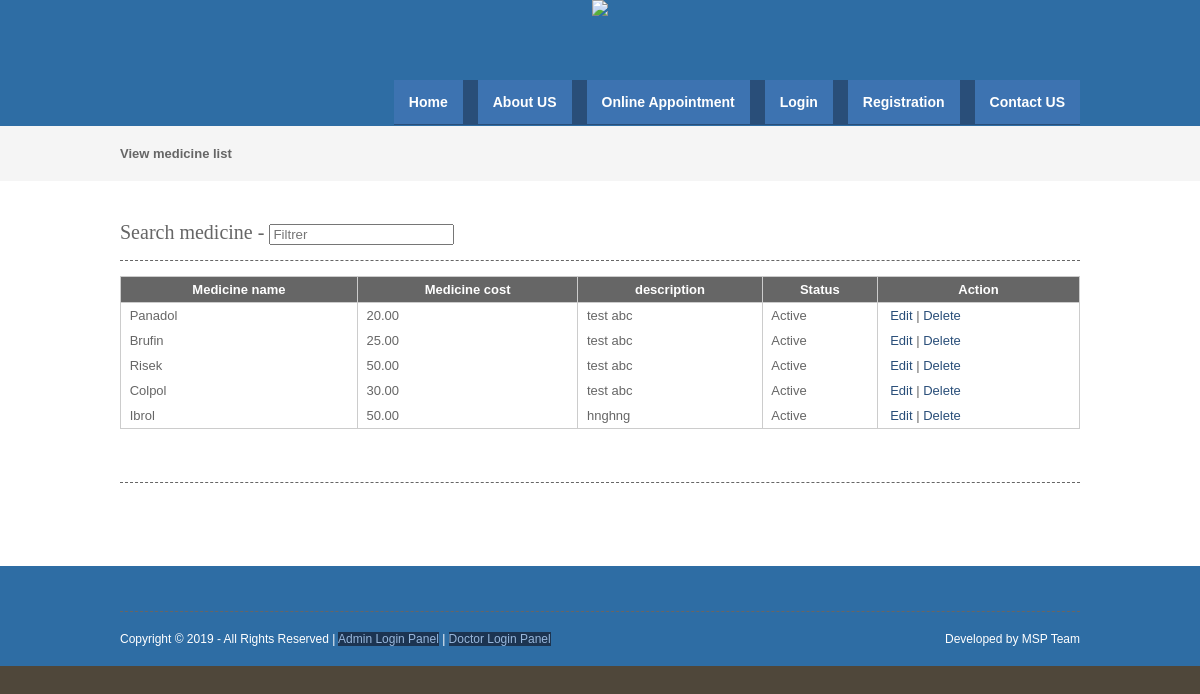
The page /viewmedicine.php on the database its author committed.
### tables this page shows
CREATE TABLE `medicine` (
  `medicineid` int(10) NOT NULL,
  `medicinename` varchar(25) NOT NULL,
  `medicinecost` float(10,2) NOT NULL,
  `description` text NOT NULL,
  `status` varchar(10) NOT NULL
);

### viewmedicine.php (the view, shortened to what this page needs)
<?php
include("header.php");
include("dbconnection.php");
?>
<div class="wrapper col2">
  <div id="breadcrumb">
    <ul>
      <li class="first">View  medicine list</li></ul>
  </div>
</div>
<div class="wrapper col4">
  <div id="container">
<section class="container">
<h2>Search medicine - <input type="search" class="light-table-filter" data-table="order-table" placeholder="Filtrer" /></h2>
	<table class="order-table">
      <thead>
        <tr>
          <th>Medicine name</th>
          <th>Medicine cost</th>
          <th>description</th>
          <th>Status</th>
          <th>Action</th>
        </tr>
        </thead>
        <tbody>
          <?php
		$sql ="SELECT * FROM medicine";
		$qsql = mysqli_query($con,$sql);
		while($rs = mysqli_fetch_array($qsql))
		{
        echo "<tr>
          <td>&nbsp;$rs[medicinename]</td>
          <td>&nbsp;$rs[medicinecost]</td>
          <td>&nbsp;$rs[description]</td>
			 <td>&nbsp;$rs[status]</td>
			 <td>&nbsp;
			  <a href='medicine.php?editid=$rs[medicineid]'>Edit</a> | <a href='viewmedicine.php?delid=$rs[medicineid]'>Delete</a> </td>
        </tr>";
		}
		?>
      </tbody>
    </table>
    </section>
    <h1>&nbsp;</h1>
    <p>&nbsp;</p>
  </div>
</div>
<?php
include("footer.php");
?>

### layout/styles/layout.css (style rules this page uses)
html { overflow-y:scroll; }
body { margin:0; padding:0; font-size:13px; font-family:verdana, Arial, Helvetica, sans-serif; color:#FFFFFF; background-color:#4F473A; }
a { outline:none; text-decoration:none; }
div.wrapper { display:block; width:100%; margin:0; text-align:left; }
.col2 { color:#666666; background-color:#F5F5F5; }
.col3, .col4 { color:#666666; background-color:#FFFFFF; }
#head, #gallery, #breadcrumb, #container, #footer { display:block; position:relative; width:960px; margin:0 auto; }
#breadcrumb { padding:20px 0; }
#breadcrumb ul { margin:0; padding:0; list-style:none; }
#breadcrumb ul li { display:inline; }
#breadcrumb ul li.first { font-weight:bold; }
#container { padding:40px 0; }
#container h1, #container h2, #container h3, #container h4, #container h5, #container h6 { margin:0 0 15px 0; padding:0 0 15px 0; line-height:normal; font-weight:normal; font-size:20px; font-family:Georgia, "Times New Roman", Times, serif; border-bottom:1px dashed #666666; }
#container a { color:#294E79; background-color:#FFFFFF; }

### layout/styles/tables.css (style rules this page uses)
table { width:100%; border-collapse:collapse; table-layout:auto; vertical-align:top; margin-bottom:15px; border:1px solid #CCCCCC; }
table thead th { color:#FFFFFF; background-color:#666666; border:1px solid #CCCCCC; border-collapse:collapse; text-align:center; table-layout:auto; vertical-align:middle; }
table tbody td { vertical-align:top; border-collapse:collapse; border-left:1px solid #CCCCCC; border-right:1px solid #CCCCCC; }
table thead th, table tbody td { padding:5px; border-collapse:collapse; }

### rows shown on the page
medicine: medicinename "Panadol", medicinecost "20.00", description "test abc", status "Active"
medicine: medicinename "Brufin", medicinecost "25.00", description "test abc", status "Active"
medicine: medicinename "Risek", medicinecost "50.00", description "test abc", status "Active"
medicine: medicinename "Colpol", medicinecost "30.00", description "test abc", status "Active"
medicine: medicinename "Ibrol", medicinecost "50.00", description "hnghng", status "Active"
